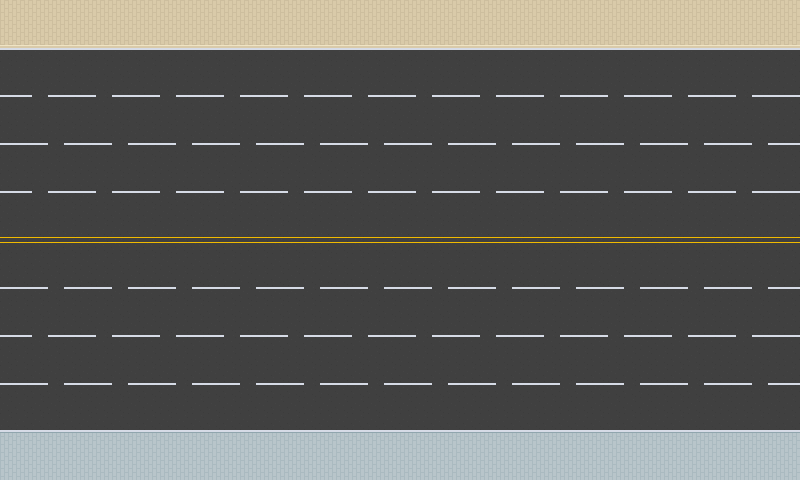

A 2D game scene composited from a Tiled map and its tileset images. What follows is a short description and the map's XML, with each tile layer's data collapsed to a summary:
An orthogonal 50x30 tile map with 16x16 px tiles, 1 tile layer (Tile Layer 1).

<map version="1.2" tiledversion="1.3.2" orientation="orthogonal" renderorder="right-down" compressionlevel="0" width="50" height="30" tilewidth="16" tileheight="16" infinite="0" nextlayerid="2" nextobjectid="1">
 <tileset firstgid="1" name="city" tilewidth="16" tileheight="16" spacing="1" margin="1" tilecount="1036" columns="37">
  <image source="city.png" trans="ff00ff" width="629" height="476" />
 </tileset>
 <layer id="1" name="Tile Layer 1" width="50" height="30">
  <data>[1500 cells, 1500 non-empty, 11 distinct tile ids]</data>
 </layer>
</map>